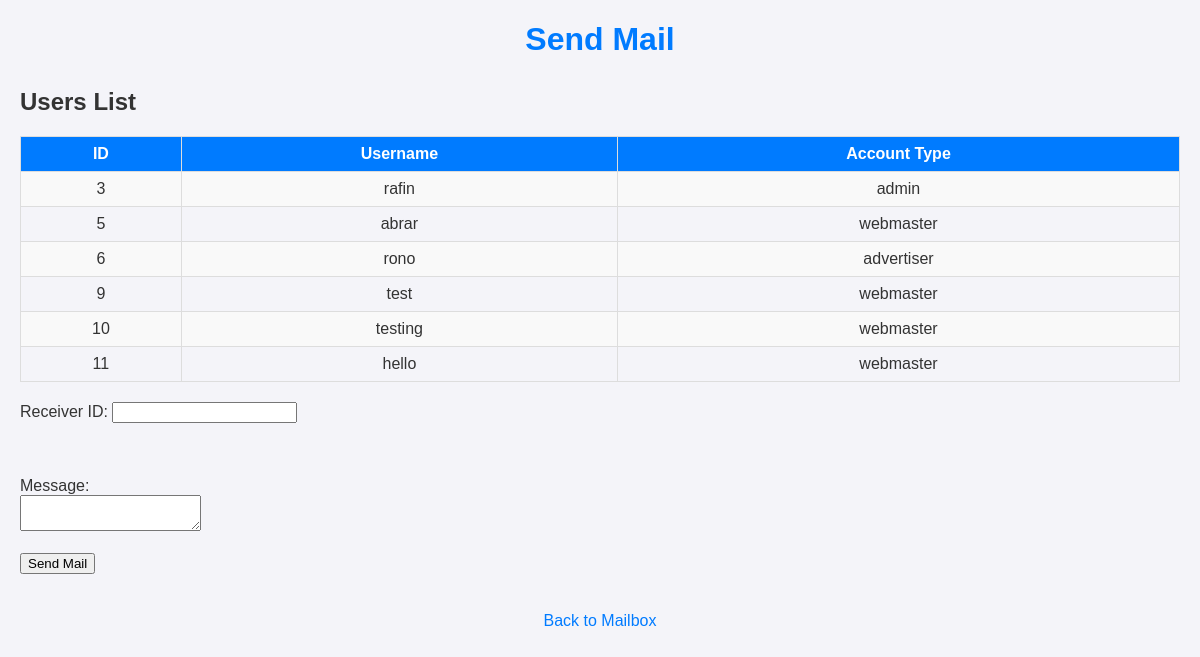
Page /view/sendMail.php on the earlier database version.
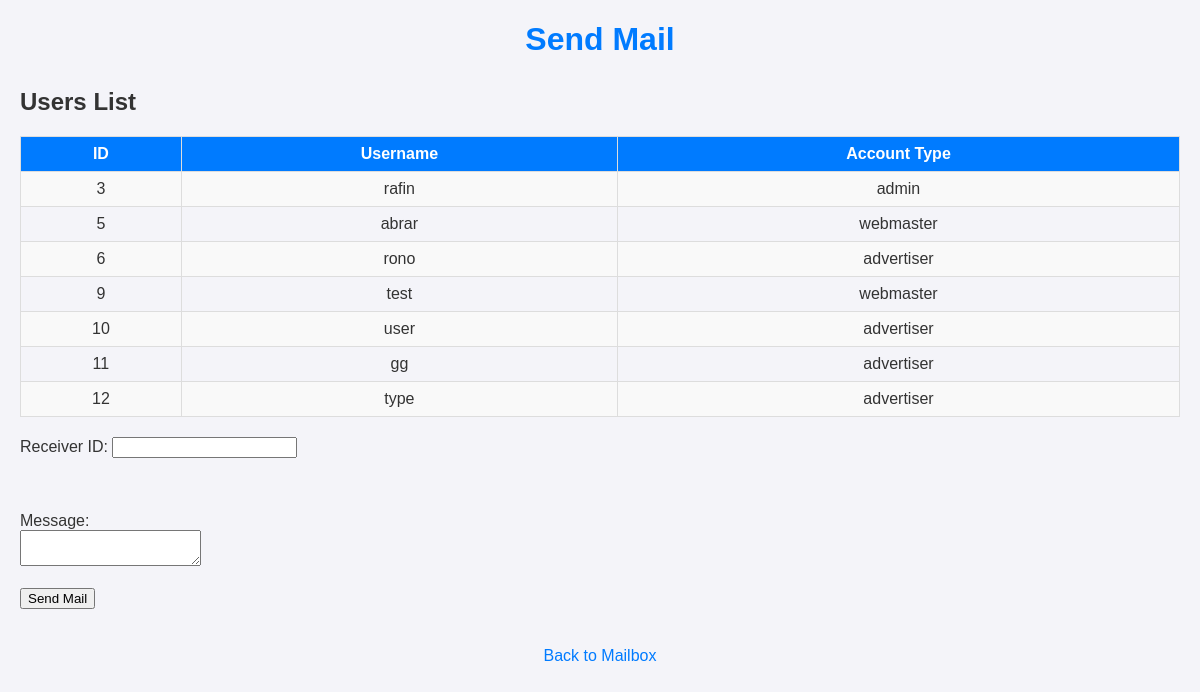
Same page on the later database version.
### tables this page shows
CREATE TABLE `users` (
  `id` int(100) NOT NULL,
  `username` varchar(50) NOT NULL,
  `email` varchar(50) NOT NULL,
  `password` varchar(50) NOT NULL,
  `account_type` varchar(30) NOT NULL,
  `question` varchar(200) NOT NULL,
  `answer` varchar(100) NOT NULL,
  `balance` int(11) DEFAULT 0,
  `accepted_terms` tinyint(1) NOT NULL DEFAULT 0
);

### view/sendMail.php (the view, shortened to what this page needs)
<?php
$users = getAllUsers();
function getAllUsers() {
    $con = getConnection();
    $sql = "SELECT id, username, account_type FROM users";
    $result = mysqli_query($con, $sql);
    $users = [];
    while ($row = mysqli_fetch_assoc($result)) {
        $users[] = $row;
    }
    return $users;
}
?>
<!DOCTYPE html>
<html lang="en">
<head>
</head>
<body>
<link rel="stylesheet" href="../asset/payoutHistory.css">
    <h1>Send Mail</h1>
    <h2>Users List</h2>
    <table border="1" cellspacing="0" cellpadding="5">
        <tr>
            <th>ID</th>
            <th>Username</th>
            <th>Account Type</th>
        </tr>
        <?php foreach ($users as $user) { ?>
            <tr>
                <td><?= $user['id'] ?></td>
                <td><?= $user['username'] ?></td>
                <td><?= $user['account_type'] ?></td>
            </tr>
        <?php } ?>
    </table>
    <form onsubmit="sendMail(event)">
        <label for="receiver_id">Receiver ID:</label>
        <input type="text" name="receiver_id" required onkeyup="validateReceiverId()"><br><br>
        <small id="receiver-id-error" style="color: red; display: none;">Receiver ID must be a number.</small><br><br>
        <label for="message">Message:</label><br>
        <textarea name="message" required></textarea><br><br>
        <input type="submit" value="Send Mail">
    </form>
    <br>
    <a href="mailbox.php">Back to Mailbox</a>
</body>
</html>

Differences in the rows shown:
changed users id 10: username "testing" → "user"; account_type "webmaster" → "advertiser"
changed users id 11: username "hello" → "gg"; account_type "webmaster" → "advertiser"
added users: id "12", username "type", account_type "advertiser"
